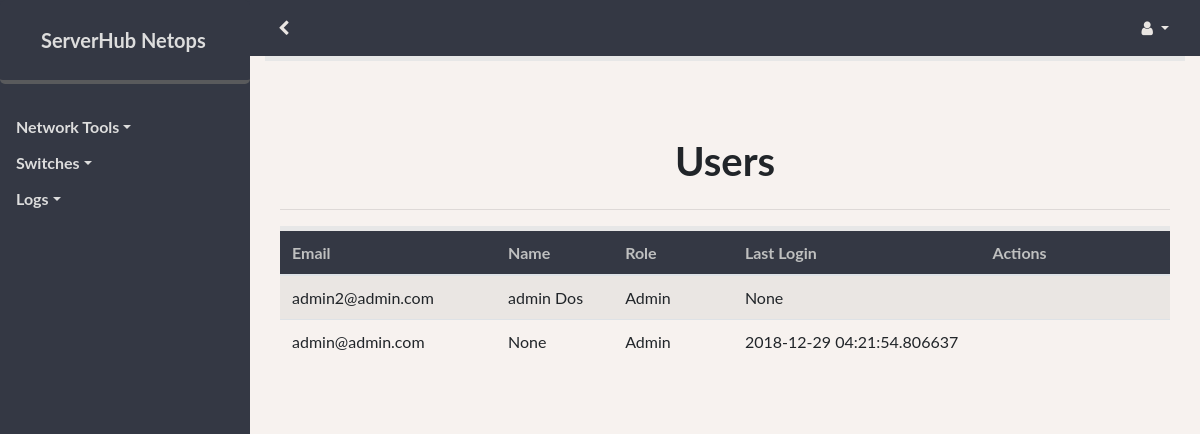
Screenshot of /users (signed in) with the database file from the repository.
### netops/models.py (models this page shows, shortened)
class Base(db.Model):
    __abstract__ = True
    id = db.Column(db.Integer, primary_key=True)
    name = db.Column(db.String(120), index=True, unique=True)
    created_on = db.Column(db.DateTime(), default=datetime.now())
    deleted = db.Column(db.Boolean(), default=False)
    deleted_on = db.Column(db.DateTime())

class User(Base, UserMixin):
    __tablename__ = 'user'
    email = db.Column(db.String(80), index=True, unique=True)
    password = db.Column(db.String(255))
    last_login_at = db.Column(db.DateTime())
    last_login_ip = db.Column(db.String(30))
    current_login_at = db.Column(db.DateTime())
    current_login_ip = db.Column(db.String(30))
    login_count = db.Column(db.Integer())
    active = db.Column(db.Boolean(), default=True)
    roles = db.relationship('Role', secondary='roles_users',
                         backref=db.backref('users', lazy='dynamic'))

class Role(Base, RoleMixin):
    __tablename__ = 'role'
    id = db.Column(db.Integer, primary_key=True)
    name = db.Column(db.String(80), unique=True)
    description = db.Column(db.String(255))
    def __str__(self):
        return self.name

### netops/admin/views.py (the view)
@admin.route('/users', methods=['GET'])
@roles_required('admin')
def user_list():
    users = User.query.order_by(User.active.desc(), User.email).all()
    return render_template('admin/users.html', users=users, title="Users")

### netops/templates/admin/users.html (shortened to what this page needs)
{% import "bootstrap/utils.html" as utils %}
{% from "_macros.html" import confirm_active_modal %}
{% extends "base.html" %}
{% block body %}
<div class="container align-left">
  <div class="content-section">
    <br />
    <br />
    <div class="container-fluid" style="text-align:center;">
      <div class=row>
        <div class="col-lg"></div>
        <h1 class="col-lg">Users</h1>
        <div class="col-lg">
        </div>
      </div>
      <hr class="intro-divider">
      {% if users %}
      <table class="table table-striped">
        <thead class="thead">
          <tr>
            <th width="5%">Email</th>
            <th width="5%">Name</th>
            <th width="5%">Role</th>
            <th width="10%">Last Login</th>
            <th width="10%">Actions</th>
          </tr>
        </thead>
        <tbody>
          {% for user in users %}
          <tr>
            <td> {{ user.email }} </td>
            <td> {{ user.name }}</td>
            <td> {{ user.roles[0]|capitalize }} </td>
            <td> {{ user.last_login_at }} </td>
            <div class="btn-group-horizontal">
              {% if current_user.roles[0] == 'admin' %}
              <td><a class="btn btn-sm interface-btn interface-btn-edit tooltip-test" href="{{ url_for('admin.edit_user', id=user.id )}}" title="Edit {{ user.email }}">
                  <i class="fa fa-pencil"></i> Edit</a>
                {% if user.active %}
                {{ confirm_active_modal(url='admin.modify_activation', user=user, option="disable") }}
                <button data-toggle="modal" data-target="#confirm-active-model{{ user.id }}" class="btn btn-sm interface-btn interface-btn-delete tooltip-test" title="Disable {{ user.email }}">
                  <i class="fa fa-times"></i> Disable</button>
                {% else %}
                {{ confirm_active_modal(url='admin.modify_activation', user=user, option="enable") }}
                <button data-toggle="modal" data-target="#confirm-active-model{{ user.id }}" class="btn btn-sm interface-btn interface-btn-add tooltip-test" title="Enable {{ user.email }}">
                  <i class="fa fa-check"></i> Enable</button>
                {% endif %}
            </div>
            {% else %}
            <td></td>
            {% endif %}
          </tr>
          {% endfor %}
        </tbody>
      </table>
    </div>
      {% else %}
      <div style="text-align: center">
        <h3> No Users Availiable. </h3>
        <hr class="intro-divider">
        {% endif %}
    </div>
  </div>
  {% endblock %}

### netops/static/css/style.css (style rules this page uses)
body, html { width: 100%; height: 100%; background-color: #f7f2ef; }
body, h1, h2, h3 { font-family: "Lato", "Helvetica Neue", Helvetica, Arial, sans-serif; font-weight: 700; list-style-type: none; }
table>.thead { color: #bfc0c0; background-color: #343844; align-items: left; width: 100%; }
.content-section, table { padding: 3% 0; margin-bottom: 5%; border-top: 5px solid #e7e7e7; }

### rows the page displays
User: email "admin2@admin.com", name "admin Dos", name "Admin", last_login_at "None"
User: email "admin@admin.com", name "None", name "Admin", last_login_at "2018-12-29 04:21:54.806637"
